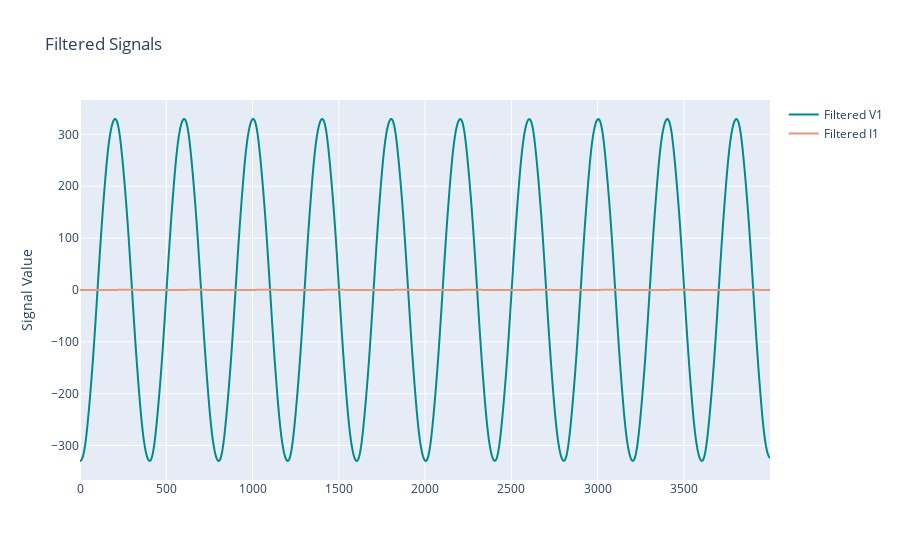

The notebook cell this image was saved under:
### Code cell
fig = go.Figure()

fig.add_trace(go.Scatter(
            y = V1_filt,
            line =  dict(shape =  'spline', color = 'darkcyan'),
            name = 'Filtered V1',
            ))

fig.add_trace(go.Scatter(
            y = I1_filt,
            line =  dict(shape =  'spline', color = 'darksalmon'),
            name = 'Filtered I1',
            ))

fig.update_layout(
    title='Filtered Signals',
    # xaxis_title='',
    yaxis_title='Signal Value',
)

fig.show()

### Figure 1 — Plotly figure (JSON) as saved in the notebook; plotly's stock layout.template omitted (floating-point values rounded to 4 significant figures; data arrays with more than 128 entries replaced by an {"elided": "..."} marker saying what was removed)
{"data": [{"line": {"color": "darkcyan", "shape": "spline"}, "name": "Filtered V1", "type": "scatter", "y": {"elided": "4000 float values"}}, {"line": {"color": "darksalmon", "shape": "spline"}, "name": "Filtered I1", "type": "scatter", "y": {"elided": "4000 float values"}}], "layout": {"title": {"text": "Filtered Signals"}, "yaxis": {"title": {"text": "Signal Value"}}}}
